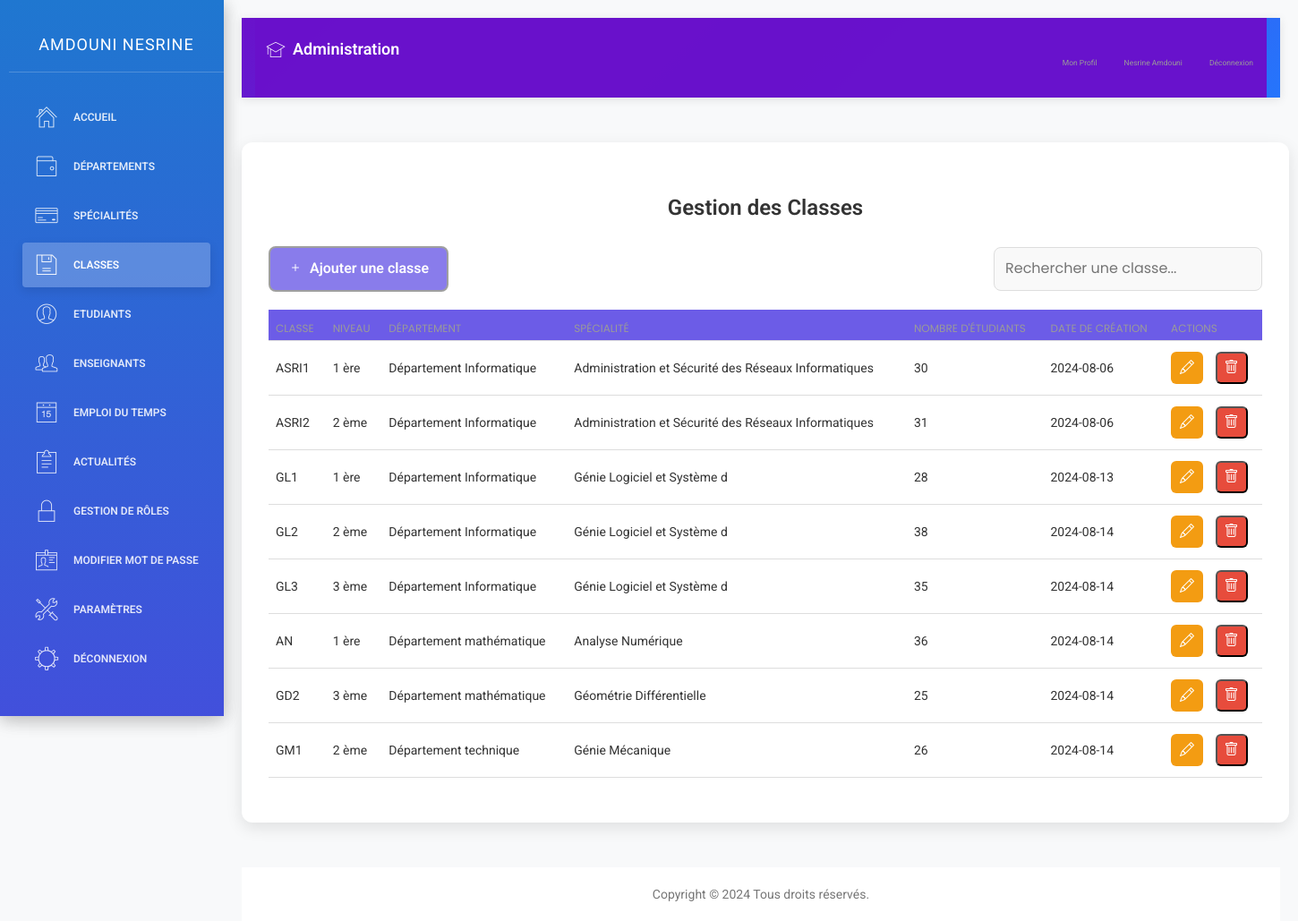
Page /classes.php (signed in) on the committed database.
### tables this page shows
CREATE TABLE `accounts` (
  `id` int(11)  AUTO_INCREMENT PRIMARY KEY,
  `cin` int(11) DEFAULT NULL,
  `email` varchar(255) DEFAULT NULL,
  `mot_de_passe` varchar(255) DEFAULT NULL,
  `date_de_creation` date DEFAULT NULL,
  `role` text DEFAULT NULL,
  `nom` text DEFAULT NULL,
  `prenom` text DEFAULT NULL,
  `image` varchar(255) DEFAULT NULL,
  `classe` text DEFAULT NULL,
  `date_naissance` date DEFAULT NULL,
  `adresse` text DEFAULT NULL,
  `numero_telephone` int(11) DEFAULT NULL
);

CREATE TABLE `classe` (
  `id` int(11) NOT NULL,
  `nom` text DEFAULT NULL,
  `niveau` text DEFAULT NULL,
  `specialite` text DEFAULT NULL,
  `departement` text DEFAULT NULL,
  `date_de_creation` date DEFAULT NULL,
  `nombre_etudiants` int(11) DEFAULT NULL
);

### classes.php (the view, shortened to what this page needs)
<?php
require_once 'connexion.php';
$classes = [];
$stmt = $conn->prepare("SELECT id, nom, niveau, departement, specialite, nombre_etudiants, date_de_creation FROM classe ORDER BY id ASC");
$stmt->execute();
$result_classes = $stmt->get_result();
while ($class = $result_classes->fetch_assoc()) {
    $classes[] = $class;
}
?>
<!DOCTYPE html>
<html lang="fr">
<head>
    <link rel="stylesheet" href="https://cdn.jsdelivr.net/npm/sweetalert2@11/dist/sweetalert2.min.css">
    <link rel="stylesheet" href="https://cdn.jsdelivr.net/npm/bootstrap-icons@1.10.5/font/bootstrap-icons.css">
</head>
<body>
    <div class="wrapper">
        <div class="sidebar">
            <?php include 'sidenav.php'; ?>
        </div>
        <div class="main-panel">
            <div class="navtop">
                <?php include 'navtop.php'; ?>
            </div>
            <div class="container">
                <h1>Gestion des Classes</h1>
                <div class="controls">
                    <a href="ajouter_classe.php" class="btn"><i class="bi bi-plus"></i> Ajouter une classe</a>
                    <input type="text" id="searchBar" class="search-bar" placeholder="Rechercher une classe...">
                </div>
                <table class="table">
                    <thead>
                        <tr>
                            <th>Classe</th>
                            <th>Niveau</th>
                            <th>Département</th>
                            <th>Spécialité</th>
                            <th>Nombre d'étudiants</th>
                            <th>Date de création</th>
                            <th>Actions</th>
                        </tr>
                    </thead>
                    <tbody id="classTable">
                        <?php foreach ($classes as $class): ?>
                            <tr>
                                <td><?php echo htmlspecialchars($class['nom']); ?></td>
                                <td><?php echo htmlspecialchars($class['niveau']); ?></td>
                                <td><?php echo htmlspecialchars($class['departement']); ?></td>
                                <td><?php echo htmlspecialchars($class['specialite']); ?></td>
                                <td><?php echo htmlspecialchars($class['nombre_etudiants']); ?></td>
                                <td><?php echo htmlspecialchars($class['date_de_creation']); ?></td>
                                <td>
                                    <a href="modifier_classe.php?id=<?php echo $class['id']; ?>"
                                       class="action-btn edit"><i class="bi bi-pencil"></i></a>
                                    <button type="button" class="action-btn delete"
                                            onclick="confirmDelete(<?php echo $class['id']; ?>)">
                                        <i class="bi bi-trash"></i>
                                    </button>
                                </td>
                            </tr>
                        <?php endforeach; ?>
                    </tbody>
                </table>
            </div>
            <footer class="university-footer">
                <?php include 'footer.php'; ?>
            </footer>
        </div>
    </div>
</body>
</html>

### sidenav.php (shortened to what this page needs)
<?php
include('connexion.php');
$current_page = basename($_SERVER['PHP_SELF']);
$is_departement_page = strpos($current_page, 'département') !== false;
$is_specialite_page = strpos($current_page, 'spécialité') !== false;
$is_classe_page = strpos($current_page, 'classe') !== false;
$is_etudiant_page = strpos($current_page, 'étudiant') !== false;
$is_role_page = strpos($current_page, 'role') !== false;
$is_enseignant_page = strpos($current_page, 'enseignant') !== false;
$is_actualite_page = strpos($current_page, 'actualité') !== false;
$is_parametre_page = strpos($current_page, 'paramètre') !== false;
$is_liste_etudiants_page = $current_page === 'liste_etudiants.php';
$email = $_SESSION['email'];
$sql_fetch_user = "SELECT * FROM accounts WHERE email='$email'";
$result_user = $conn->query($sql_fetch_user);
if ($result_user->num_rows > 0) {
    $row = $result_user->fetch_assoc();
    $role = $row['role'];
    $nom = $row['nom'];
    $prenom = $row['prenom'];
}
?>
<div class="sidebar" data-color="blue">
    <div class="sidebar-wrapper">
        <div class="logo">
            <a href="#" class="simple-text">
                <?php echo htmlspecialchars($nom . ' ' . $prenom); ?>
            </a>
        </div>
        <ul class="nav">
            <?php if ($role === 'admin'): ?>
                <li <?php echo ($current_page == 'dashboard.php') ? 'class="active"' : ''; ?>>
                    <a href="dashboard.php">
                        <i class="pe-7s-home"></i>
                        <p>Accueil</p>
                    </a>
                </li>
                <li <?php echo $is_departement_page ? 'class="active"' : ''; ?>>
                    <a href="départements.php">
                        <i class="pe-7s-wallet"></i>
                        <p>Départements</p>
                    </a>
                </li>
                <li <?php echo $is_specialite_page ? 'class="active"' : ''; ?>>
                    <a href="spécialités.php">
                        <i class="pe-7s-credit"></i>
                        <p>Spécialités</p>
                    </a>
                </li>
                <li <?php echo $is_classe_page ? 'class="active"' : ''; ?>>
                    <a href="classes.php">
                        <i class="pe-7s-diskette"></i>
                        <p>Classes</p>
                    </a>
                </li>
                <li <?php echo $is_etudiant_page ? 'class="active"' : ''; ?>>
                    <a href="étudiants.php">
                        <i class="pe-7s-user"></i>
                        <p>Etudiants</p>
                    </a>
                </li>
                <li <?php echo $is_enseignant_page ? 'class="active"' : ''; ?>>
                    <a href="enseignants.php">
                        <i class="pe-7s-users"></i>
                        <p>Enseignants</p>
                    </a>
                </li>
                <li <?php echo ($current_page == 'gestion_emploi.php') ? 'class="active"' : ''; ?>>
                    <a href="gestion_emploi.php">
                        <i class="pe-7s-date"></i>
                        <p>Emploi du Temps</p>
                    </a>
                </li>
                <li <?php echo $is_actualite_page ? 'class="active"' : ''; ?>>
                    <a href="actualités.php">
                        <i class="pe-7s-note2"></i>
                        <p>Actualités</p>
                    </a>
                </li>
                <li <?php echo $is_role_page ? 'class="active"' : ''; ?>>
                    <a href="roles.php">
                        <i class="pe-7s-lock"></i>
                        <p>Gestion de rôles</p>
                    </a>
                </li>
                <li <?php echo ($current_page == 'modifier_mot_de_passe.php') ? 'class="active"' : ''; ?>>
                    <a href="modifier_mot_de_passe.php">
                        <i class="pe-7s-id"></i>
                        <p>Modifier Mot de passe</p>
                    </a>
                </li>
                <li <?php echo $is_parametre_page || $is_liste_etudiants_page ? 'class="active"' : ''; ?>>
                    <a href="paramètres.php">
                        <i class="pe-7s-tools"></i>
                        <p>Paramètres</p>
                    </a>
                </li>
            <?php endif; ?>
            <li>
                <a href="logout.php">
                    <i class="pe-7s-settings"></i>
                    <p>Déconnexion</p>
                    </a>
            </li>
        </ul>
    </div>
</div>

### navtop.php (shortened to what this page needs)
<?php
include('connexion.php');
$email = $_SESSION['email'];
$sql_fetch_user = "SELECT * FROM accounts WHERE email='$email'";
$result_user = $conn->query($sql_fetch_user);
if ($result_user->num_rows > 0) {
    $row = $result_user->fetch_assoc();
    $role = $row['role'];
    $nom = $row['nom'];
    $prenom = $row['prenom'];
}
?>
<nav class="navbar navbar-default navbar-fixed">
    <div class="container-fluid">
        <div class="navbar-header">
            <a class="navbar-brand" href="#">
                <i class="pe-7s-study"></i> <?php echo $role === 'etudiant' ? 'Espace Étudiant' : ($role === 'enseignant' ? 'Espace Enseignant' : 'Administration'); ?>
            </a>
        </div>
        <div class="collapse navbar-collapse" id="navigation-example-2">
            <ul class="nav navbar-nav navbar-right">
                <li>
                    <a class="menuu" href="<?php echo $role === 'etudiant' ? 'profil_etudiant.php' : ($role === 'enseignant' ? 'profil_enseignant.php' : 'profil.php'); ?>">
                        <p>Mon Profil</p>
                    </a>
                </li>
                <li>
                    <a class="menuu" href="#">
                        <div class="user-name">
                            <p><?php echo htmlspecialchars($prenom . ' ' . $nom); ?></p>
                        </div>
                    </a>
                </li>
                <li>
                    <a class="menuu" href="logout.php">
                        <p>Déconnexion</p>
                    </a>
                </li>
            </ul>
        </div>
    </div>
</nav>

### footer.php
<footer class="footer" style="text-align: center;">
    <div class="container-fluid" style="text-align: center;">
        <p class="copyright" style="text-align: center;">
            Copyright &copy; 2024 Tous droits réservés.
        </p>
    </div>
</footer>

### classes.php (style rules this page uses)
body { font-family: 'Poppins', sans-serif; margin: 0; padding: 0; background-color: #f8f9fa; }
.wrapper { display: flex; }
.sidebar { position: fixed; top: 0; left: 0; width: 250px; height: 100%; background-color: rgb(2, 19, 255); color: white; padding-top: 20px; z-index: 1000; box-shadow: 2px 0 8px rgba(0, 0, 0, 0.2); }
.main-panel { margin-left: 250px; padding: 20px; width: calc(100% - 250px); }
.container { max-width: 1200px; margin: 50px auto; background-color: #fff; padding: 30px; border-radius: 12px; box-shadow: 0 6px 18px rgba(0, 0, 0, 0.1); }
h1 { color: #333; text-align: center; margin-bottom: 30px; font-size: 24px; font-weight: 600; }
.controls { display: flex; justify-content: space-between; align-items: center; margin-bottom: 20px; flex-wrap: wrap; gap: 15px; }
.search-bar { width: 300px; padding: 12px; border: 1px solid #ddd; border-radius: 8px; font-size: 16px; background-color: #f9f9f9; transition: border-color 0.3s ease; }
.btn { display: inline-flex; align-items: center; padding: 12px 20px; background-color: #6c5ce7; color: white; text-decoration: none; border-radius: 8px; font-weight: 600; font-size: 16px; transition: background-color 0.3s ease; }
.btn i { margin-right: 8px; }
.table { width: 100%; border-collapse: collapse; margin-top: 20px; }
.table th, .table td { padding: 15px; text-align: left; border-bottom: 1px solid #ddd; }
.table th { background-color: #6c5ce7; color: white; font-weight: 600; }
.action-btn { padding: 10px; border-radius: 6px; color: white; text-decoration: none; font-size: 16px; transition: background-color 0.3s ease; display: inline-flex; align-items: center; justify-content: center; width: 36px; height: 36px; }
.action-btn.edit { background-color: #f39c12; margin-right: 10px; }
.action-btn.delete { background-color: #e74c3c; }

### sidenav.php (style rules this page uses)
.sidebar { background: linear-gradient(135deg, #6a11cb 0%, #2575fc 100%); box-shadow: 0 4px 20px rgba(0, 0, 0, 0.15); transition: all 0.3s ease; position: fixed; width: 250px; height: 100vh; z-index: 1000; overflow-y: auto; }
.sidebar-wrapper { padding: 0 10px; }
.logo { padding: 15px 0; margin-bottom: 15px; border-bottom: 1px solid rgba(255, 255, 255, 0.1); text-align: center; }
.logo a { color: white; font-weight: 600; font-size: 1.1rem; text-transform: uppercase; letter-spacing: 1px; display: block; text-decoration: none; }
.nav { list-style: none; padding: 0; margin-top: 15px; }
.nav li { margin-bottom: 4px; position: relative; }
.nav li a { color: rgba(255, 255, 255, 0.8); margin: 5px 10px; border-radius: 6px; padding: 10px 12px; transition: all 0.3s ease; display: flex; align-items: center; text-decoration: none; }
.nav li a i { margin-right: 10px; font-size: 1.1rem; min-width: 24px; text-align: center; }
.nav li a p { margin: 0; font-size: 0.85rem; font-weight: 400; }
.nav li.active a { background: rgba(255, 255, 255, 0.2); color: white; font-weight: 500; box-shadow: 0 4px 12px rgba(0, 0, 0, 0.1); }
[class^="pe-7s-"], [class*=" pe-7s-"] { transition: transform 0.3s ease; }

### navtop.php (style rules this page uses)
.navbar-default { background: linear-gradient(135deg, #6a11cb 0%, #2575fc 100%); border: none; box-shadow: 0 2px 10px rgba(0, 0, 0, 0.1); min-height: 60px; margin-bottom: 0; }
.navbar-default .navbar-nav > li > a { color: rgba(255, 255, 255, 0.9); font-weight: 500; padding: 20px 12px; transition: all 0.3s ease; position: relative; display: flex; align-items: center; }
.navbar-default .navbar-nav > li > a:after { content: ''; position: absolute; bottom: 0; left: 50%; width: 0; height: 3px; background: white; transition: all 0.3s ease; transform: translateX(-50%); }
.navbar-default .navbar-brand { height: 60px; padding: 20px 12px; color: white; font-weight: 600; font-size: 18px; display: flex; align-items: center; }
.navbar-default .navbar-brand i { margin-right: 8px; font-size: 22px; }
.user-name { display: flex; align-items: center; gap: 8px; }
.menuu { font-size: 18px; display: flex; align-items: center; gap: 6px; }
.menuu p { margin: 0; }
.navbar-collapse { background: rgba(106, 17, 203, 0.98); max-height: 80vh; overflow-y: auto; }

### rows in the picture
accounts: nom+prenom "AMDOUNI NESRINE", prenom+nom "Nesrine Amdouni"
classe: nom "ASRI1", niveau "1 ère", departement "Département Informatique", specialite "Administration et Sécurité des Réseaux Informatiques", nombre_etudiants "30", date_de_creation "2024-08-06"
classe: nom "ASRI2", niveau "2 ème", departement "Département Informatique", specialite "Administration et Sécurité des Réseaux Informatiques", nombre_etudiants "31", date_de_creation "2024-08-06"
classe: nom "GL1", niveau "1 ère", departement "Département Informatique", specialite "Génie Logiciel et Système d", nombre_etudiants "28", date_de_creation "2024-08-13"
classe: nom "GL2", niveau "2 ème", departement "Département Informatique", specialite "Génie Logiciel et Système d", nombre_etudiants "38", date_de_creation "2024-08-14"
classe: nom "GL3", niveau "3 ème", departement "Département Informatique", specialite "Génie Logiciel et Système d", nombre_etudiants "35", date_de_creation "2024-08-14"
classe: nom "AN", niveau "1 ère", departement "Département mathématique", specialite "Analyse Numérique", nombre_etudiants "36", date_de_creation "2024-08-14"
classe: nom "GD2", niveau "3 ème", departement "Département mathématique", specialite "Géométrie Différentielle", nombre_etudiants "25", date_de_creation "2024-08-14"
classe: nom "GM1", niveau "2 ème", departement "Département technique", specialite "Génie Mécanique", nombre_etudiants "26", date_de_creation "2024-08-14"
